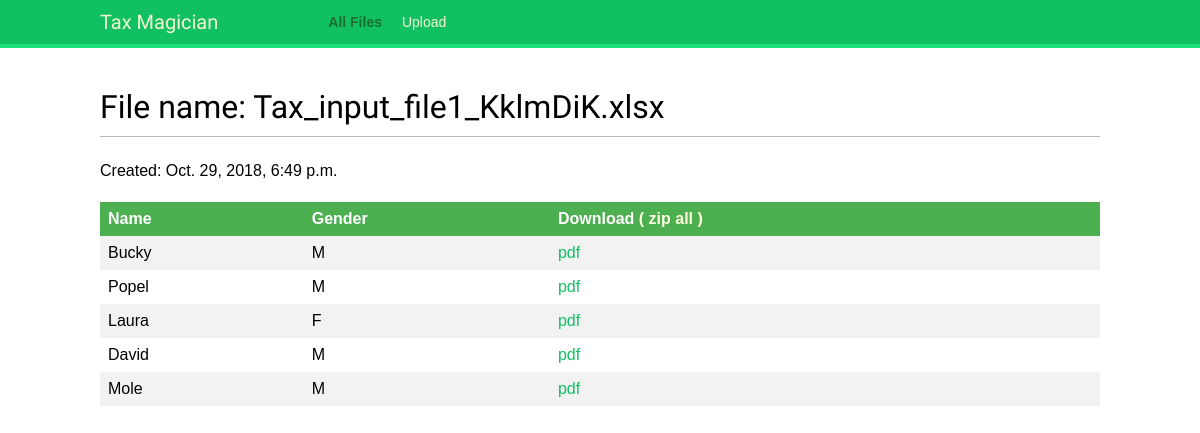
The page /file/22/ on the database its author committed.
### taxcalculation/models.py (models this page shows, shortened)
class File(models.Model):
    upload = models.FileField(upload_to='uploads/%Y/%m/%d/')
    created = models.DateTimeField(auto_now_add=True)
    class Meta:
        ordering = ('-created',)
    def get_filename(self):
        return os.path.basename(self.upload.name)

class Person(models.Model):
    name = models.CharField(max_length=50)
    gender = models.CharField(max_length=15)
    fest_bonus = models.IntegerField()
    pf = models.IntegerField()
    total_income = models.IntegerField()
    emp_id = models.CharField(max_length=25, null=True, blank=True)
    department = models.CharField(max_length=25, null=True, blank=True)
    designation = models.CharField(max_length=25, null=True, blank=True)
    joining_date = models.CharField(max_length=25, null=True, blank=True)
    income_year = models.CharField(max_length=25, null=True, blank=True)
    assessment_year = models.CharField(max_length=25, null=True, blank=True)
    investment_made = models.IntegerField()
    tax_deducted_by_nascenia = models.IntegerField()
    chalan = models.TextField(null=True, blank=True)
    file = models.ForeignKey(File, related_name="persons", on_delete=models.CASCADE)
    def get_absolute_url(self):
        return reverse('taxcalculation:individual_pdf', args=[self.id])

### taxcalculation/views.py (the view)
# urls.py: path('file/<int:id>/',views.file_detail, name='file_detail'),
def file_detail(request, id):
    file = get_object_or_404(File, id=id)
    persons = Person.objects.filter(file=file)
    return render(request, "taxcalculation/file_detail.html", {'section': 'home',
                                                               'persons': persons,
                                                               'file': file})

### taxcalculation/templates/taxcalculation/file_detail.html (shortened to what this page needs)
{% extends "base.html" %}
{% block content %}
    <h1>File name: {{ file.get_filename }}</h1>
    <p>Created: {{ file.created }}</p>
    <table>
        <tr>
            <th>Name</th>
            <th>Gender</th>
            <th>Download<a href="{% url 'taxcalculation:download_zip' file.id %}" style="color:lightyellow;"> ( zip all )</a></th>
        </tr>
        {% for person in persons %}
            <tr>
                <td>{{ person.name }}</td>
                <td>{{ person.gender }}</td>
                <td><a href="{{ person.get_absolute_url }}">pdf</a></td>
            </tr>
        {% endfor %}
    </table>
{% endblock %}

### taxcalculation/static/css/base.css (style rules this page uses)
body { margin:0; padding:0; font-family:helvetica, sans-serif; }
p { line-height: 1.8; }
a { color:#12c064; text-decoration:none; }
h1, h2, h3, h4, h5 , h6 { font-family: 'Muli', sans-serif; font-weight:normal; }
h1 { border-bottom:1px solid #bbb; padding:0 0 10px 0; margin:10px 0 20px 0; }
table { border-collapse: collapse; width: 100%; }
th, td { text-align: left; padding: 8px; }
th { background-color: #4CAF50; color: white; }
tr:nth-child(even) { background-color: #f2f2f2; }

### rows shown on the page
File: get_filename "Tax_input_file1_KklmDiK.xlsx", created "Oct. 29, 2018, 6:49 p.m."
Person: name "Bucky", gender "M"
Person: name "Popel", gender "M"
Person: name "Laura", gender "F"
Person: name "David", gender "M"
Person: name "Mole", gender "M"
